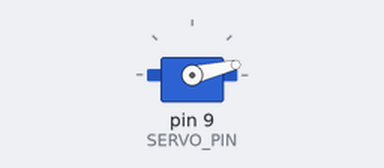
A sketch run on a simulated Arduino Uno, built with avr-gcc and run on an emulated ATmega328P. Parts: servo.

Above: at 0.05 s.
At 1.25 s:
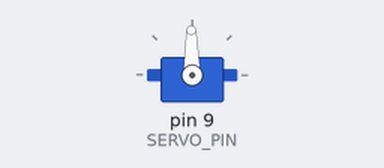
At 2.45 s:
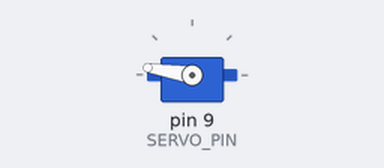
At 4.9 s:
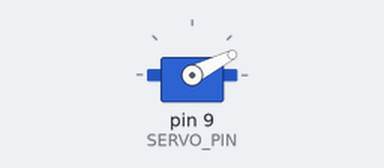
Timing chart, 0 to 6.7 s (numbered marks = the images above):
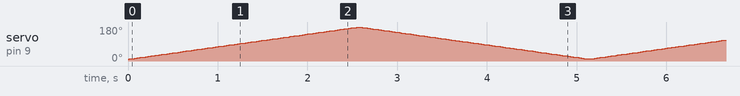

The sketch:

Servo_Demo.ino
```cpp
//Basic demo of a servo motor
//note: the servo can only rotate from 0 to 180 degrees

#include <Servo.h>

const int SERVO_PIN = 9;
Servo servo;
int angle = 0;

void setup() {
  // put your setup code here, to run once:
  servo.attach(SERVO_PIN);
  servo.write(angle);
}

void loop() {
  // scan from 0 to 180 degrees
  for(angle = 10; angle < 180; angle++)
  {
    servo.write(angle);
    delay(15);
  }
  // now scan back from 180 to 0 degrees
  for(angle = 180; angle > 10; angle--)
  {
    servo.write(angle);
    delay(15);
  }

}
```
